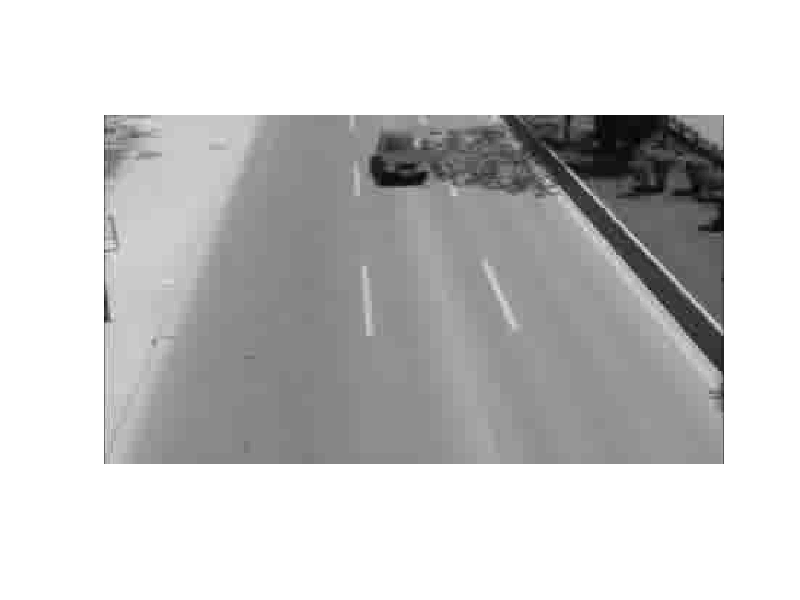

Source code (MATLAB): (Note: this script raises an error after producing the figure.)
clc
clear all
close all

% your code here
load('frames.mat');
im = frames(:,:,2);
figure, imshow(im);
rect = getrect(figure(1)); 
rectangle('Position',[rect],'EdgeColor','y','LineWidth',2);
rect(3) = rect(1)+rect(3);
rect(4) = rect(2)+rect(4);
rect1 = rect;
w = rect(3)-rect(1);
h = rect(4)-rect(2);

I1 = frames(:,:,1);
I1 = im2double(I1);
carseqrects_wcrt = zeros(size(frames,3),4);
for i = 1:size(frames,3)-1
    carseqrects_wcrt(i,:) = rect; 
    It = frames(:,:,i);
    It = im2double(It);
    It1 = frames(:,:,i+1);
    It1 = im2double(It1);
    %run Lukas Kanade using strategy 2 to get pn
    [M] = LucasKanadeAffine(It, It1, rect);
    p_n = [dp_x;dp_y];
    % Correct the template out of strategy 2 by feeding it to strategy 1
    % and correcting
    rect = [rect(1)+dp_x;rect(2)+dp_y;rect(3)+dp_x;rect(4)+dp_y];
    % This takes rect updated by LK strategy 2
    [dp_star_x, dp_star_y] = LucasKanade_strategy1(I1, It1, rect, rect1); 
    rect = [rect(1)+dp_star_x;rect(2)+dp_star_y;rect(3)+dp_star_x;rect(4)+dp_star_y];
          
        w = rect(3)-rect(1);
        h = rect(4)-rect(2);        
        hold on;
        imshow(It1);
        rectangle('Position',[rect(1),rect(2),w,h],'EdgeColor','y','LineWidth',2);
        pause(1);
        hold off;
   
end
carseqrects_wcrt(i+1,:) = rect;
save('carseqrects-wcrt.mat','carseqrects_wcrt');
